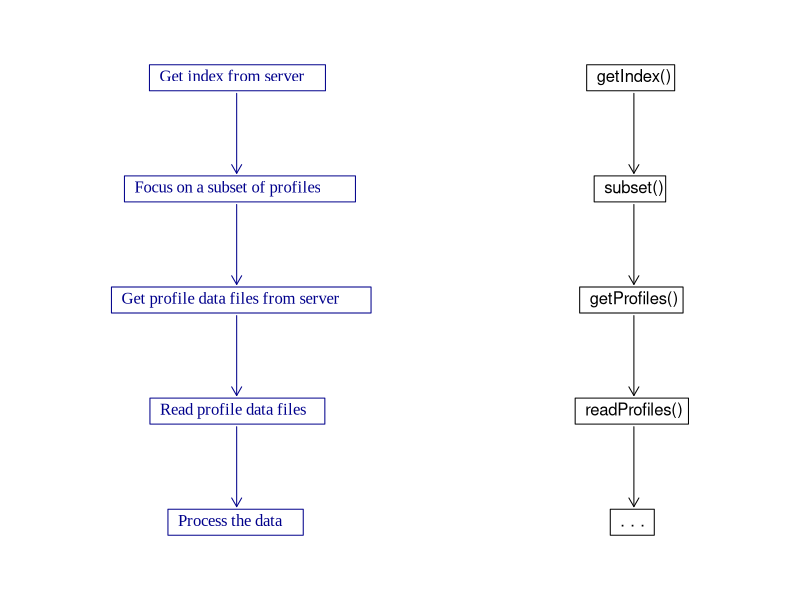

Write the R code that produced this figure.
png("argoFloats_flowchart.png", width=5, height=2.8, unit="in", res=100, pointsize=9)
colText <- "darkblue"
colCode <- "black"
library(graphics)
textInBox <- function(x, y, text, cex=1, pos=4, center=TRUE, family="Times New Roman", col="black", tweakx=0)
{
    w <- graphics::strwidth(text)
    h <- graphics::strheight(text)
    if (center)
        x <- x - w/2
    text(x+tweakx, y, text, cex=cex, pos=pos, family=family, col=col)
    rect(x+tweakx, y-h, x+tweakx+1.1*w, y+h, border=col)
    invisible(list(w=w, h=h))
}
omar <- par("mar")
par(mar=c(0,1,0,0))
plot(c(0, 1), c(0, 1), type="n", xlab="", ylab="", axes=FALSE)
x0 <- 0.25
y0 <- 0.9
dy <- 0.2
wh <- textInBox(x0, y0, "Get index from server", col=colText)
h <- wh$h * 1.2
xarrow <- x0 + 0.01 # not sure why we need to move it
arrows(xarrow, y0-h, xarrow, y0-dy+h, length=0.1, col=colText)
y0 <- y0 - dy
textInBox(x0, y0, "Focus on a subset of profiles", col=colText)
arrows(xarrow, y0-h, xarrow, y0-dy+h, length=0.1, col=colText)
y0 <- y0 - dy
textInBox(x0, y0, "Get profile data files from server", col=colText)
arrows(xarrow, y0-h, xarrow, y0-dy+h, length=0.1, col=colText)
y0 <- y0 - dy
textInBox(x0, y0, "Read profile data files", col=colText)
arrows(xarrow, y0-h, xarrow, y0-dy+h, length=0.1, col=colText)
y0 <- y0 - dy
textInBox(x0, y0, "Process the data", col=colText)
x0 <- 0.8
y0 <- 0.9
wh <- textInBox(x0, y0, "getIndex() ", family="sans", col=colCode)
h <- wh$h * 1.2
xarrow <- x0 + 0.01 # not sure why we need to move it
arrows(xarrow, y0-h, xarrow, y0-dy+h, length=0.1)
y0 <- y0 - dy
textInBox(x0, y0, "subset() ", family="sans", col=colCode)
arrows(xarrow, y0-h, xarrow, y0-dy+h, length=0.1)
y0 <- y0 - dy
textInBox(x0, y0, "getProfiles() ", family="sans", col=colCode)
arrows(xarrow, y0-h, xarrow, y0-dy+h, length=0.1)
y0 <- y0 - dy
textInBox(x0, y0, "readProfiles() ", family="sans", col=colCode)
arrows(xarrow, y0-h, xarrow, y0-dy+h, length=0.1)
y0 <- y0 - dy
textInBox(x0, y0, ". . .   ", family="sans", col=colCode, tweakx=0.005)
